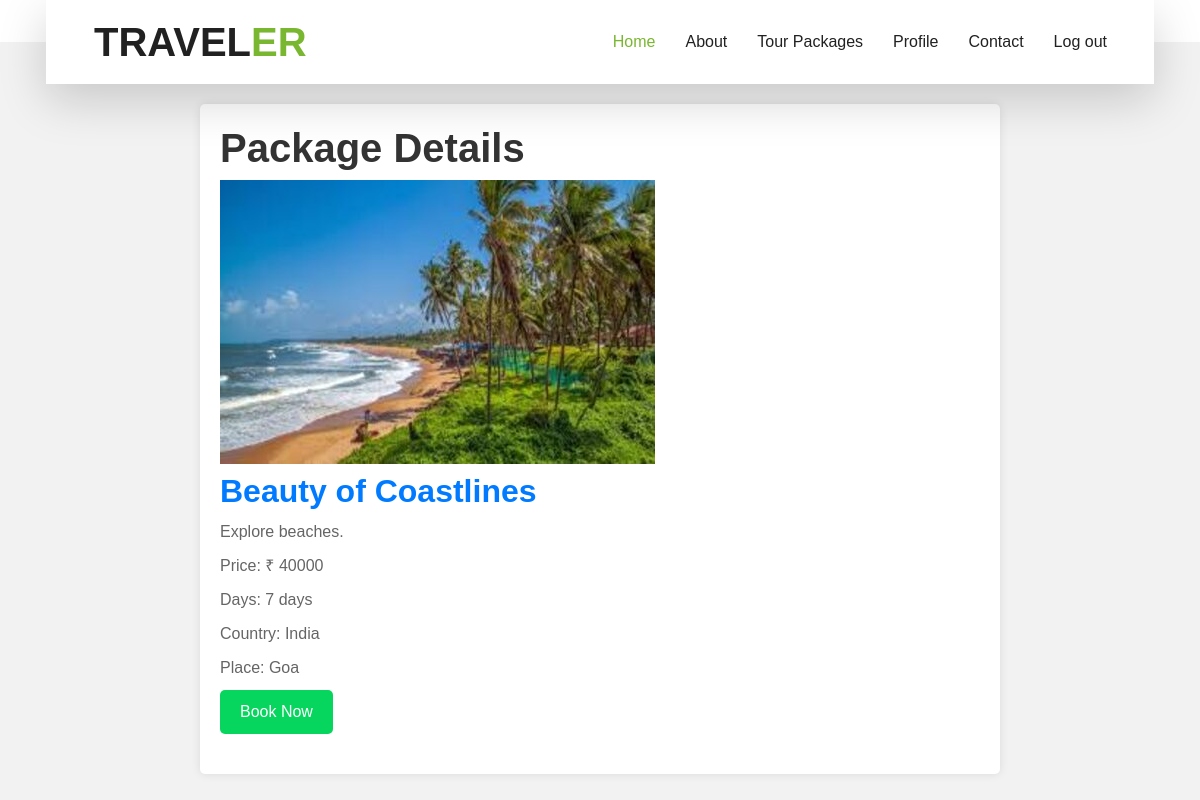
Page /pckdetails/2/ on the committed database.
### myapp/models.py (models this page shows, shortened)
class Packages(models.Model):
    pid=models.IntegerField()
    pimage=models.ImageField(upload_to='images/')
    pckname=models.CharField(max_length=50)
    pdays=models.IntegerField()
    pcountry=models .CharField(max_length=50)
    pplace=models .CharField(max_length=50)
    prate=models.IntegerField()
    description=models.TextField(max_length=100,null=True)

### myapp/views.py (the view)
# urls.py: path('pckdetails/<id>/',views.pckdetails),
def pckdetails(request,id):
    pck=Packages.objects.filter(id=id)
    return render(request,'pckdetail.html',{'pck':pck})

### myapp/templates/pckdetail.html (shortened to what this page needs)
<!DOCTYPE html>
{% load static %}
<html lang="en">
<head>
    <link href="https://cdnjs.cloudflare.com/ajax/libs/font-awesome/5.10.0/css/all.min.css" rel="stylesheet">
    <link href="{% static 'hb/lib/owlcarousel/assets/owl.carousel.min.css' %}" rel="stylesheet">
    <link href="{% static 'hb/lib/tempusdominus/css/tempusdominus-bootstrap-4.min.css' %}" rel="stylesheet" />
    <link href="{% static 'hb/css/style.css' %}" rel="stylesheet">
</head>
<body>
    <div class="container-fluid position-relative nav-bar p-0">
        <div class="container-lg position-relative p-0 px-lg-3" style="z-index: 9;">
            <nav class="navbar navbar-expand-lg bg-light navbar-light shadow-lg py-3 py-lg-0 pl-3 pl-lg-5">
                <a href="" class="navbar-brand">
                    <h1 class="m-0 text-primary"><span class="text-dark">TRAVEL</span>ER</h1>
                </a>
                <div class="collapse navbar-collapse justify-content-between px-3" id="navbarCollapse">
                    <div class="navbar-nav ml-auto py-0">
                        <a href="/user/" class="nav-item nav-link active">Home</a>
                        <a href="/labt/" class="nav-item nav-link">About</a>
                        <a href="/package/" class="nav-item nav-link">Tour Packages</a>
                        <a href="/profile/" class="nav-item nav-link">Profile</a>
                        <a href="/lcnt/" class="nav-item nav-link">Contact</a>
                        <a href="/" class="nav-item nav-link">Log out</a>
                    </div>
                </div>
                </div>
        </div>
    <div class="container">
        <h1>Package Details</h1>
        {% for i in pck %}
        <div class="package">
            <h2><img src="{{i.pimage.url}}"></h2>
            <h2>{{i.pckname}}</h2>
            <p>{{i.description}}</p>
            <p>Price: ₹ {{i.prate}}</p>
            <p>Days: {{i.pdays}} days</p>
            <p>Country: {{i.pcountry}}</p>
            <p>Place: {{i.pplace}}</p>
            <a href="/booking/{{i.id}}/" class="booking-link">Book Now</a>
        </div>
        {% endfor %}
    </div>
</body>
</html>

### myapp/templates/pckdetail.html (style rules this page uses)
body { font-family: Arial, sans-serif; margin: 0; padding: 0; background-color: #f2f2f2; }
.container { max-width: 800px; margin: 20px auto; padding: 20px; background-color: #fff; border-radius: 5px; box-shadow: 0 0 10px rgba(0, 0, 0, 0.1); }
h1, h2 { color: #333; }
.package { margin-bottom: 20px; }
.package h2 { color: #007bff; }
.package p { margin: 10px 0; }
.booking-link { display: inline-block; padding: 10px 20px; background-color: #07d65e; color: #fff; text-decoration: none; border-radius: 5px; transition: background-color 0.3s; }

### rows in the picture
Packages: pimage (picture), pckname "Beauty of Coastlines", description "Explore beaches.", prate "40000", pdays "7", pcountry "India", pplace "Goa"
